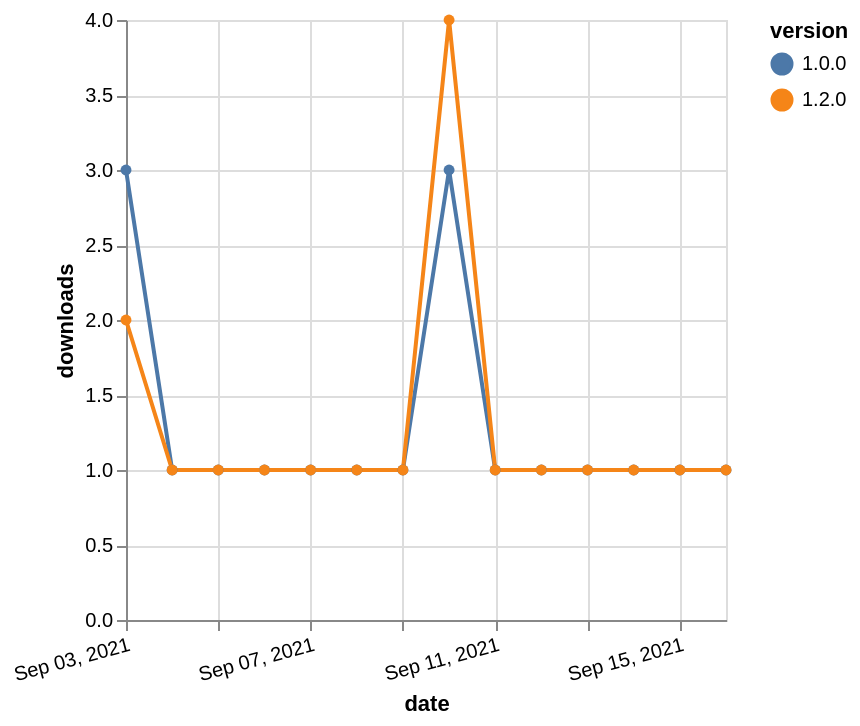

This figure's Vega-Lite source:
### Vega-Lite specification from a JSON file in a GitHub repository (floating-point values rounded to 4 significant figures)
{"$schema": "https://vega.github.io/schema/vega-lite/v5.json", "description": "A simple bar chart with embedded data.", "data": {"values": [{"date": "2021-09-03", "total": 194, "delta": 3, "version": "1.0.0"}, {"date": "2021-09-04", "total": 195, "delta": 1, "version": "1.0.0"}, {"date": "2021-09-05", "total": 196, "delta": 1, "version": "1.0.0"}, {"date": "2021-09-06", "total": 197, "delta": 1, "version": "1.0.0"}, {"date": "2021-09-07", "total": 198, "delta": 1, "version": "1.0.0"}, {"date": "2021-09-08", "total": 199, "delta": 1, "version": "1.0.0"}, {"date": "2021-09-09", "total": 200, "delta": 1, "version": "1.0.0"}, {"date": "2021-09-10", "total": 203, "delta": 3, "version": "1.0.0"}, {"date": "2021-09-11", "total": 204, "delta": 1, "version": "1.0.0"}, {"date": "2021-09-12", "total": 205, "delta": 1, "version": "1.0.0"}, {"date": "2021-09-13", "total": 206, "delta": 1, "version": "1.0.0"}, {"date": "2021-09-14", "total": 207, "delta": 1, "version": "1.0.0"}, {"date": "2021-09-15", "total": 208, "delta": 1, "version": "1.0.0"}, {"date": "2021-09-16", "total": 209, "delta": 1, "version": "1.0.0"}, {"date": "2021-09-03", "total": 118, "delta": 2, "version": "1.2.0"}, {"date": "2021-09-04", "total": 119, "delta": 1, "version": "1.2.0"}, {"date": "2021-09-05", "total": 120, "delta": 1, "version": "1.2.0"}, {"date": "2021-09-06", "total": 121, "delta": 1, "version": "1.2.0"}, {"date": "2021-09-07", "total": 122, "delta": 1, "version": "1.2.0"}, {"date": "2021-09-08", "total": 123, "delta": 1, "version": "1.2.0"}, {"date": "2021-09-09", "total": 124, "delta": 1, "version": "1.2.0"}, {"date": "2021-09-10", "total": 128, "delta": 4, "version": "1.2.0"}, {"date": "2021-09-11", "total": 129, "delta": 1, "version": "1.2.0"}, {"date": "2021-09-12", "total": 130, "delta": 1, "version": "1.2.0"}, {"date": "2021-09-13", "total": 131, "delta": 1, "version": "1.2.0"}, {"date": "2021-09-14", "total": 132, "delta": 1, "version": "1.2.0"}, {"date": "2021-09-15", "total": 133, "delta": 1, "version": "1.2.0"}, {"date": "2021-09-16", "total": 134, "delta": 1, "version": "1.2.0"}]}, "width": "container", "mark": {"type": "line", "point": {"filled": true}}, "encoding": {"x": {"field": "date", "type": "temporal", "timeUnit": "yearmonthdate", "title": "date", "axis": {"labelAngle": -15}}, "y": {"field": "delta", "type": "quantitative", "title": "downloads"}, "color": {"field": "version", "type": "nominal"}, "tooltip": {"field": "delta"}}}
